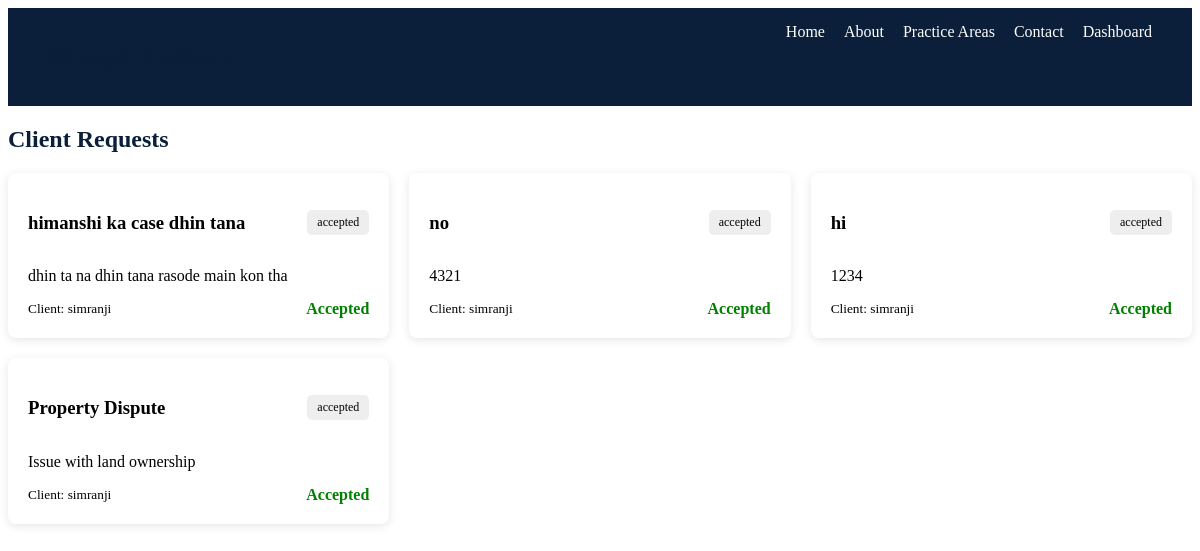
The app's page /requests/lawyer/ (signed in) with its own data.
### requests_app/models.py (models this page shows, shortened)
class LegalRequest(models.Model):
    client = models.ForeignKey(User, on_delete=models.CASCADE)
    title = models.CharField(max_length=200)
    description = models.TextField()
    status = models.CharField(max_length=20, default='pending')
    created_at = models.DateTimeField(auto_now_add=True)

### accounts/models.py (models this page shows)
class User(AbstractUser):
    ROLE_CHOICES = (
        ('lawyer', 'Lawyer'),
        ('client', 'Client'),
    )
    role = models.CharField(max_length=10, choices=ROLE_CHOICES)

### requests_app/views.py (the view)
# urls.py: path('lawyer/', lawyer_requests, name='lawyer_requests'),
@login_required
def lawyer_requests(request):
    if request.user.role != 'lawyer':
        return redirect('home')
    requests = LegalRequest.objects.all().order_by('-created_at')
    return render(request, 'requests_app/lawyer_requests.html', {
        'requests': requests
    })

### templates/requests_app/lawyer_requests.html
{% extends 'base.html' %}
{% block content %}
<div class="dashboard">
    <h2>Client Requests</h2>
    <div class="grid">
        {% for req in requests %}
        <div class="request-card">
            <div class="card-header">
                <h3>{{ req.title }}</h3>
                <span class="status">{{ req.status }}</span>
            </div>
            <p class="desc">{{ req.description }}</p>
            <div class="card-footer">
                <small>Client: {{ req.client }}</small>
                {% if req.status == "pending" %}
                    <a href="{% url 'accept_request' req.id %}" class="btn primary">Accept</a>
                {% else %}
                    <span class="accepted">Accepted</span>
                {% endif %}
            </div>
        </div>
        {% endfor %}
    </div>
</div>
{% endblock %}

### templates/base.html (shortened to what this page needs)
<!DOCTYPE html>
<html>
<head>
    <link rel="stylesheet" href="/static/css/style.css">
</head>
<body>
    {% include 'components/navbar.html' %}
    <div class="container">
        {% block content %}{% endblock %}
    </div>
</body>
</html>

### templates/components/navbar.html
<nav class="navbar">
    <h2>⚖ Legal Platform</h2>
    <div>
        <a href="/">Home</a>
        <a href="/about/">About</a>
        <a href="/practice/">Practice Areas</a>
        <a href="/contact/">Contact</a>
        {% if user.is_authenticated %}
            <a href="#">Dashboard</a>
        {% else %}
            <a href="/accounts/login/">Login</a>
            <a href="/accounts/register/" class="highlight">Register</a>
            <a href="/about/">About</a>
        {% endif %}
    </div>
</nav>

### static/css/style.css (style rules this page uses)
.navbar { background: #0b1f3a; color: white; padding: 15px 40px; display: flex; justify-content: space-between; }
.navbar a { color: white; margin-left: 15px; text-decoration: none; }
h2 { margin-bottom: 20px; color: #0b1f3a; }
.grid { display: grid; grid-template-columns: repeat(3, 1fr); gap: 20px; }
.request-card { background: white; padding: 20px; border-radius: 8px; box-shadow: 0px 2px 10px rgba(0,0,0,0.1); }
.card-header { display: flex; justify-content: space-between; align-items: center; }
.status { background: #eee; padding: 5px 10px; font-size: 12px; border-radius: 5px; }
.desc { margin: 15px 0; }
.card-footer { display: flex; justify-content: space-between; align-items: center; }
.accepted { color: green; font-weight: bold; }

### records on screen
LegalRequest: title "himanshi ka case dhin tana", status "accepted", description "dhin ta na dhin tana rasode main kon tha", client "simranji", shows "Accepted"
LegalRequest: title "no", status "accepted", description "4321", client "simranji", shows "Accepted"
LegalRequest: title "hi", status "accepted", description "1234", client "simranji", shows "Accepted"
LegalRequest: title "Property Dispute", status "accepted", description "Issue with land ownership", client "simranji", shows "Accepted"
